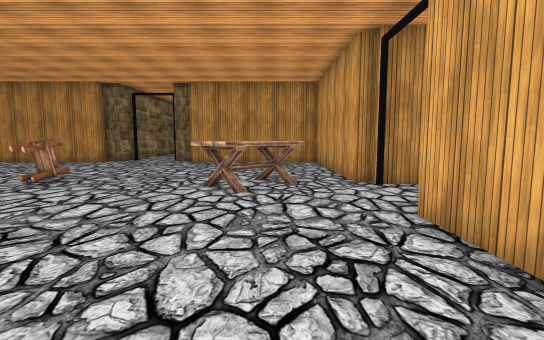
[1] (above)

18 first-person views from a walk through a Unity game level. The camera is 1.3 m above the floor, tilts 6° down and sees 85° across. Doors are open. The floor is counted in squares, 1 m on a side. Each view is taken from the middle of a square. On the plan, view 1 faces up. The plan holds only what a view shows up to about 14 squares ahead; the rest is blank. The place goes on beyond the plan. The player character is not drawn. Some animated figures are not drawn. Some surface patterns are stand-ins.

[2]
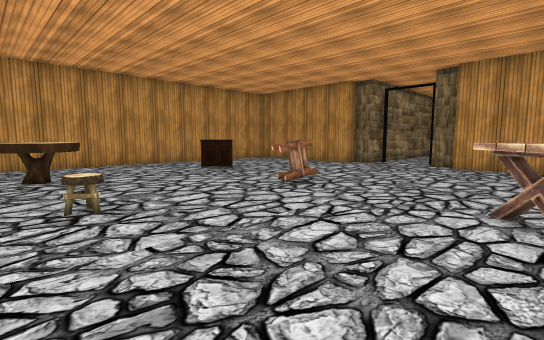

[3]
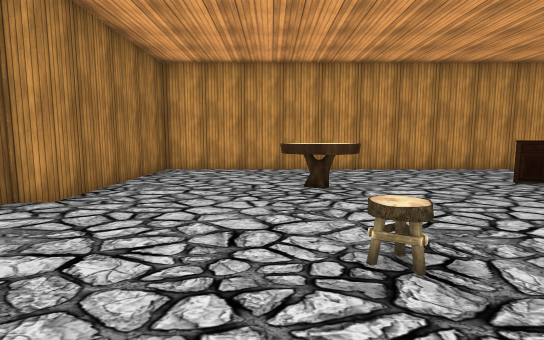

[4]
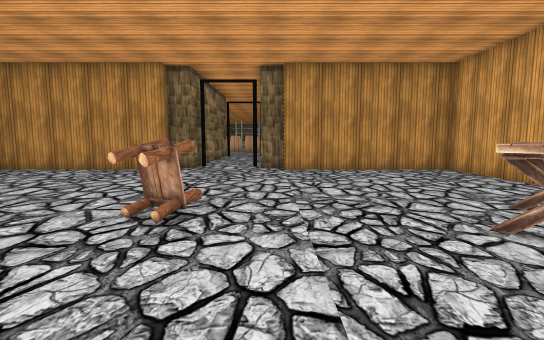

[5]
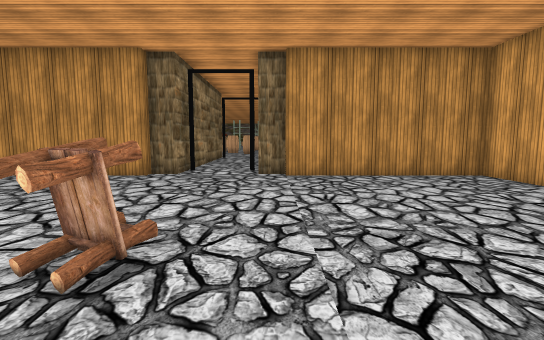

[6]
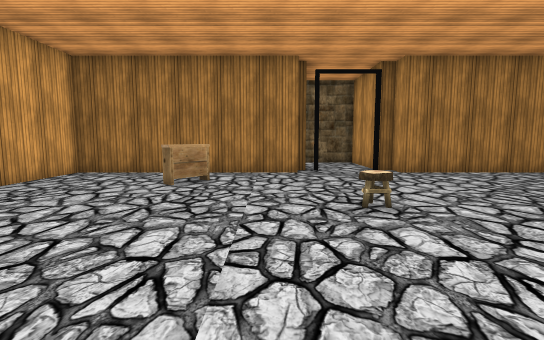

[7]
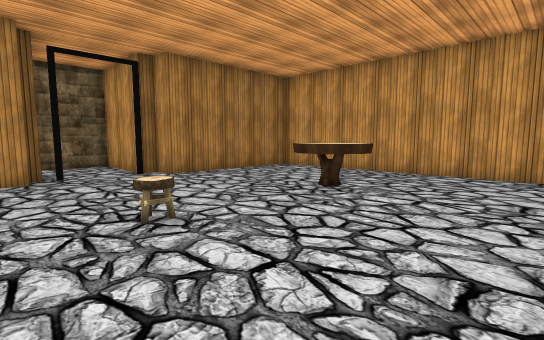

[8]
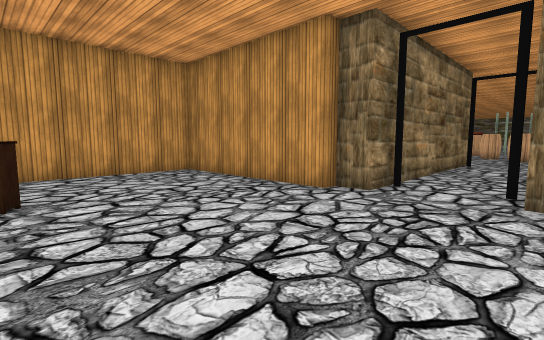

[9]
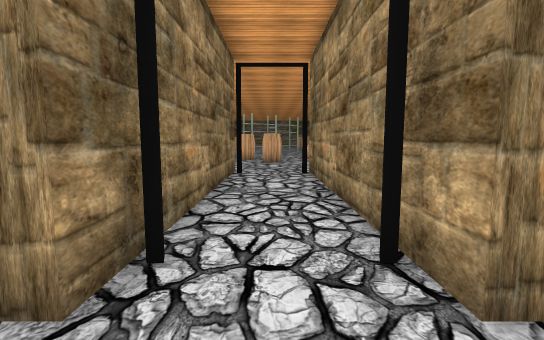

[10]
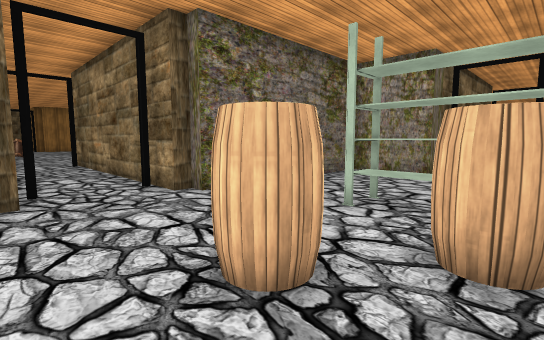

[11]
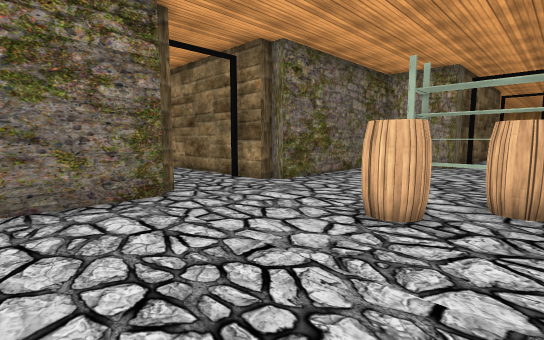

[12]
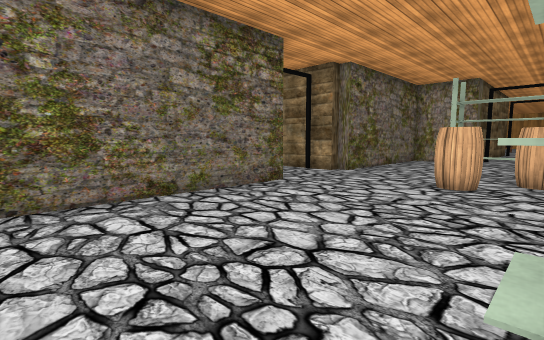

[13]
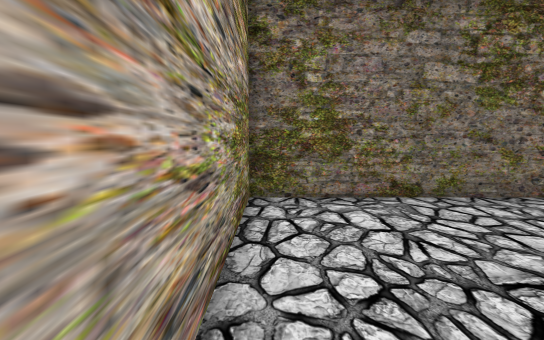

[14]
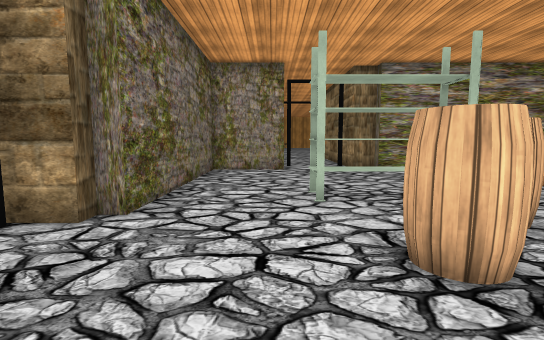

[15]
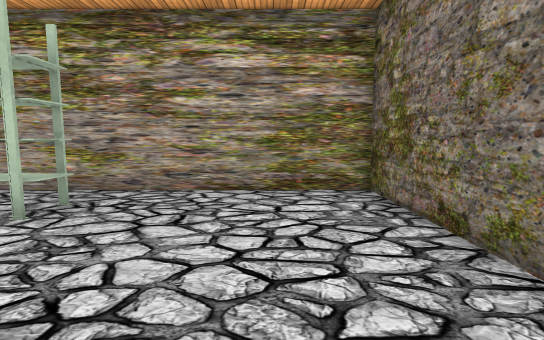

[16]
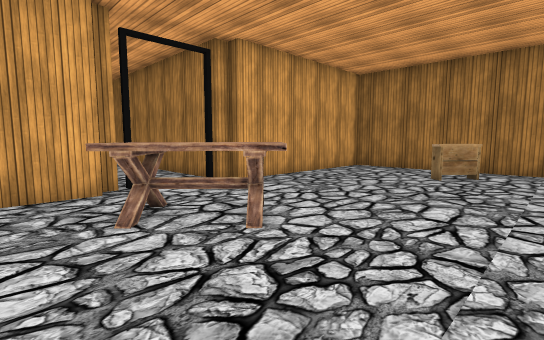

[17]
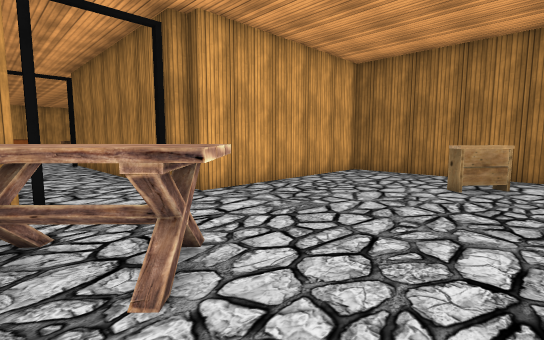

[18]
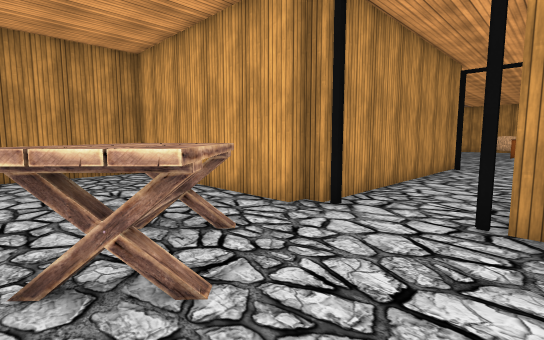

### Floor plan
Ten units are one square. View 1 is at (0, 0); x grows to the right and y downward. Boxes are objects, and circles mark ways between rooms. Rooms are numbered by the first view taken in them; rooms with no view inside come last. Other rooms are left out.
<svg viewBox="-180 -350 215 388">
<path fill="none" stroke="#000" d="M-61 25 25 25 25 -50M25 -90 25 -165 -45 -165M30 -80 30 -90M-85 -170 -94 -170 -94 -165 -165 -165 -165 25 -100 25M30 -50 30 -60M-65 33 -60 33M-44 -170 -55 -170M-100 33 -94 33M-51 -275 25 -275 25 -345M-55 -270 -51 -270M-175 -305 -165 -305 -165 -275 -90 -275 -90 -270 -85 -270M-170 -345 -170 -335 -175 -335M-85 -270 -85 -170M-55 -170 -55 -270"/>
<rect x="-135" y="-45" width="30" height="30" fill="#bbb"><title>table</title></rect>
<rect x="-135" y="-105" width="20" height="20" fill="#bbb"><title>cabinet</title></rect>
<rect x="-75" y="-35" width="10" height="10" fill="#bbb"><title>stool</title></rect>
<rect x="-75" y="-95" width="10" height="20" fill="#bbb"><title>chair</title></rect>
<rect x="-35" y="-15" width="20" height="20" fill="#bbb"><title>cabinet</title></rect>
<rect x="-25" y="-105" width="40" height="40" fill="#bbb"><title>table</title></rect>
<rect x="-115" y="-345" width="20" height="40" fill="#bbb"><title>rack</title></rect>
<rect x="-95" y="-345" width="20" height="20" fill="#bbb"><title>barrel</title></rect>
<rect x="-75" y="-325" width="10" height="10" fill="#bbb"><title>barrel</title></rect>
<rect x="-5" y="-345" width="20" height="10" fill="#bbb"><title>other object</title></rect>
<circle cx="-70" cy="-180" r="3" fill="#2a7"/>
<circle cx="-70" cy="-260" r="3" fill="#2a7"/>
<text x="-70" y="-70">1</text>
<text x="-70" y="-310">2</text>
<text x="-70" y="-220">3</text>
</svg>
Room 1 opens to room 3. Room 2 opens to room 3.

Where each view was taken, in squares from view 1:
view 1: 0 up, 0 right, facing up
view 2: 2 up, 1 left, facing up-left
view 3: 2 up, 4 left, facing left
view 4: 4 up, 5 left, facing up
view 5: 6 up, 5 left, facing up
view 6: 9 up, 5 left, facing down
view 7: 8 up, 5 left, facing down-left
view 8: 10 up, 5 left, facing up-left
view 9: 15 up, 7 left, facing up
view 10: 34 up, 5 left, facing down-left
view 11: 34 up, 2 left, facing down-left
view 12: 34 up, 2 right, facing down-left
view 13: 34 up, 2 right, facing down
view 14: 30 up, 4 left, facing left
view 15: 30 up, 5 left, facing right
view 16: 11 up, 5 left, facing down-right
view 17: 9 up, 4 left, facing down-right
view 18: 5 up, 2 left, facing up-right
